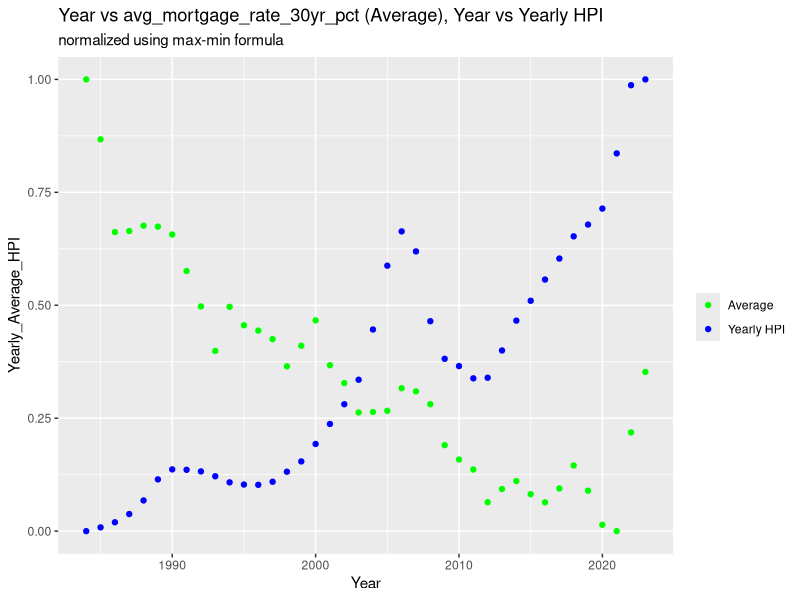
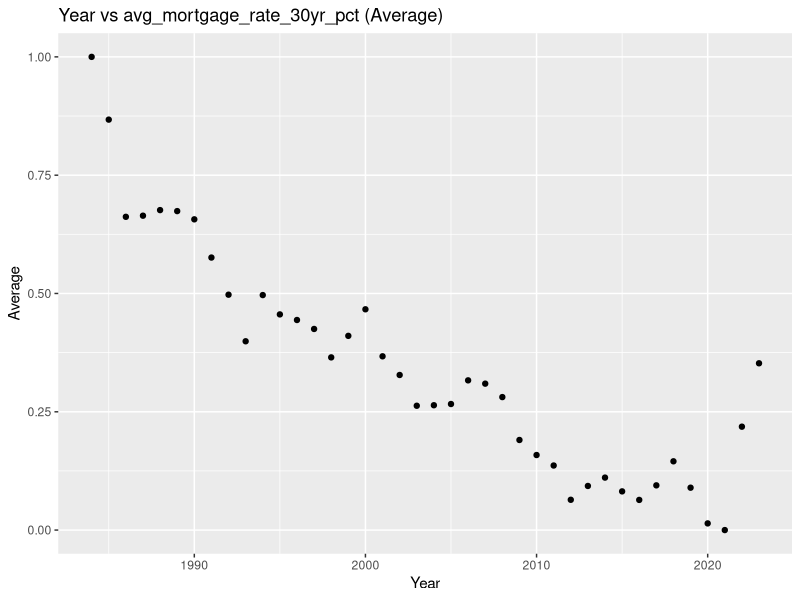
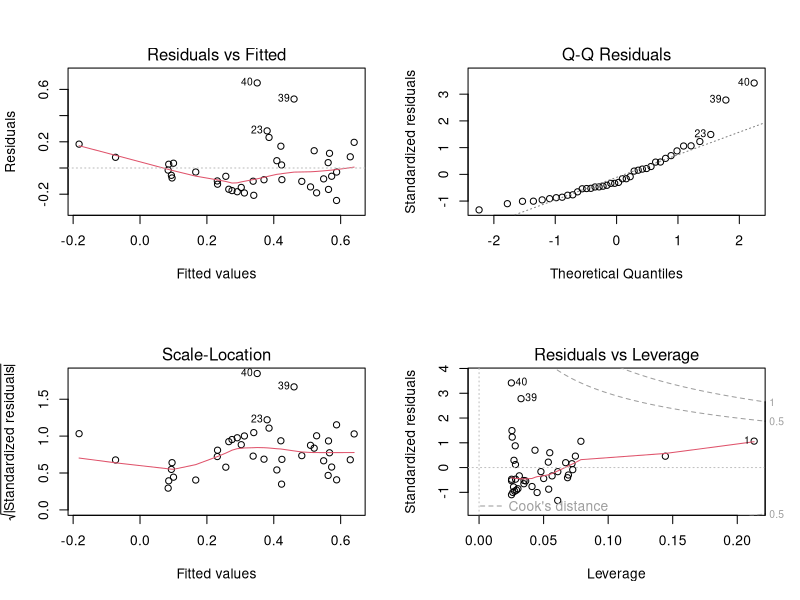

Write R code to recreate these figures, in order.
## ---- chunk 1
library(tidyverse)

names = c("Year","Average","Lowest","Highest", "numberOfWeeks")

median = read_csv("cleaned_mortgage_rates_annual_avg.csv", col_names = names)
median = median %>% slice(5:nrow(median))

house = read_csv("CASTHPI_yearly_cleaned.csv")
house = house %>% select(-Year)

combined = cbind(median, house)

combined$Year <- as.numeric(as.character(combined$Year))
combined$Yearly_Average_HPI <- as.numeric(as.character(combined$Yearly_Average_HPI))
combined$Average <- as.numeric(as.character(combined$Average))

min_max <- function(x) (x - min(x, na.rm=TRUE)) / (max(x, na.rm=TRUE) - min(x, na.rm=TRUE))

combined$Average <- min_max(combined$Average)
combined$Yearly_Average_HPI<- min_max(combined$Yearly_Average_HPI)

ggplot() +
  geom_point(data = combined, aes(x = Year, y = Yearly_Average_HPI, color = "Yearly HPI")) +
  geom_point(data = combined, aes(x = Year, y = Average, color = "Average")) +
  scale_color_manual("", values = c("Yearly HPI" = "blue", "Average" = "green")) +
  labs(title = "Year vs avg_mortgage_rate_30yr_pct (Average), Year vs Yearly HPI", subtitle = "normalized using max-min formula")

ggplot()+ 
  geom_point(data = combined, aes(x = Year, y = Average)) + 
  labs(title = "Year vs avg_mortgage_rate_30yr_pct (Average)")
## ---- chunk 2
cor(combined$Average, combined$Yearly_Average_HPI)

model = lm(combined$Yearly_Average_HPI ~ combined$Average) 

summary(model)

par(mfrow = c(2,2))
plot(model)
par(mfrow = c(1,1))
